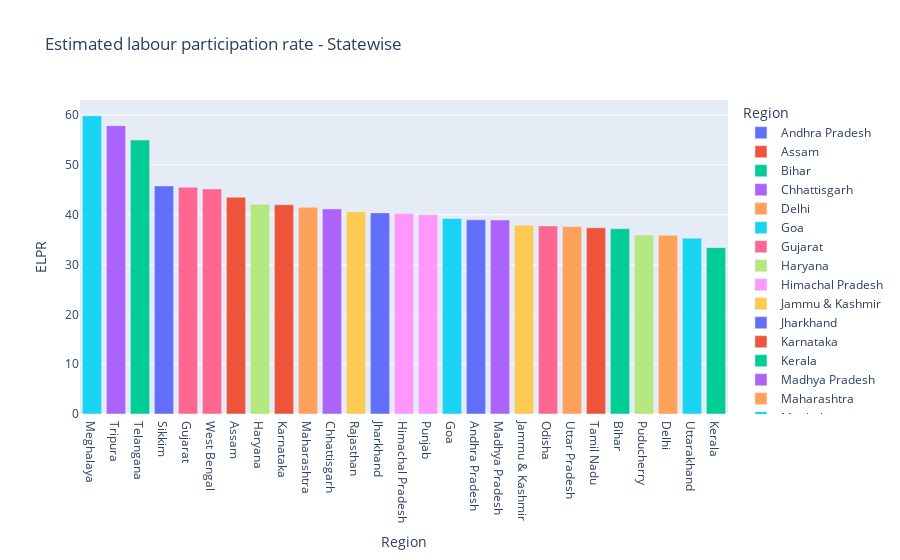

Notebook source saved alongside this figure:
### Code cell
fig = px.bar(State,x='Region',y='ELPR',color='Region',title='Estimated labour participation rate - Statewise')
fig.update_layout(xaxis={'categoryorder':'total descending'})
fig.show()

### Figure 1 — Plotly figure (JSON) as saved in the notebook; plotly's stock layout.template omitted (floating-point values rounded to 4 significant figures)
{"data": [{"alignmentgroup": "True", "hovertemplate": "Region=%{x}<br>ELPR=%{y}<extra></extra>", "legendgroup": "Andhra Pradesh", "marker": {"color": "#636efa", "pattern": {"shape": ""}}, "name": "Andhra Pradesh", "offsetgroup": "Andhra Pradesh", "orientation": "v", "showlegend": true, "textposition": "auto", "type": "bar", "x": ["Andhra Pradesh"], "xaxis": "x", "y": [38.96], "yaxis": "y"}, {"alignmentgroup": "True", "hovertemplate": "Region=%{x}<br>ELPR=%{y}<extra></extra>", "legendgroup": "Assam", "marker": {"color": "#EF553B", "pattern": {"shape": ""}}, "name": "Assam", "offsetgroup": "Assam", "orientation": "v", "showlegend": true, "textposition": "auto", "type": "bar", "x": ["Assam"], "xaxis": "x", "y": [43.5], "yaxis": "y"}, {"alignmentgroup": "True", "hovertemplate": "Region=%{x}<br>ELPR=%{y}<extra></extra>", "legendgroup": "Bihar", "marker": {"color": "#00cc96", "pattern": {"shape": ""}}, "name": "Bihar", "offsetgroup": "Bihar", "orientation": "v", "showlegend": true, "textposition": "auto", "type": "bar", "x": ["Bihar"], "xaxis": "x", "y": [37.17], "yaxis": "y"}, {"alignmentgroup": "True", "hovertemplate": "Region=%{x}<br>ELPR=%{y}<extra></extra>", "legendgroup": "Chhattisgarh", "marker": {"color": "#ab63fa", "pattern": {"shape": ""}}, "name": "Chhattisgarh", "offsetgroup": "Chhattisgarh", "orientation": "v", "showlegend": true, "textposition": "auto", "type": "bar", "x": ["Chhattisgarh"], "xaxis": "x", "y": [41.16], "yaxis": "y"}, {"alignmentgroup": "True", "hovertemplate": "Region=%{x}<br>ELPR=%{y}<extra></extra>", "legendgroup": "Delhi", "marker": {"color": "#FFA15A", "pattern": {"shape": ""}}, "name": "Delhi", "offsetgroup": "Delhi", "orientation": "v", "showlegend": true, "textposition": "auto", "type": "bar", "x": ["Delhi"], "xaxis": "x", "y": [35.86], "yaxis": "y"}, {"alignmentgroup": "True", "hovertemplate": "Region=%{x}<br>ELPR=%{y}<extra></extra>", "legendgroup": "Goa", "marker": {"color": "#19d3f3", "pattern": {"shape": ""}}, "name": "Goa", "offsetgroup": "Goa", "orientation": "v", "showlegend": true, "textposition": "auto", "type": "bar", "x": ["Goa"], "xaxis": "x", "y": [39.24], "yaxis": "y"}, {"alignmentgroup": "True", "hovertemplate": "Region=%{x}<br>ELPR=%{y}<extra></extra>", "legendgroup": "Gujarat", "marker": {"color": "#FF6692", "pattern": {"shape": ""}}, "name": "Gujarat", "offsetgroup": "Gujarat", "orientation": "v", "showlegend": true, "textposition": "auto", "type": "bar", "x": ["Gujarat"], "xaxis": "x", "y": [45.49], "yaxis": "y"}, {"alignmentgroup": "True", "hovertemplate": "Region=%{x}<br>ELPR=%{y}<extra></extra>", "legendgroup": "Haryana", "marker": {"color": "#B6E880", "pattern": {"shape": ""}}, "name": "Haryana", "offsetgroup": "Haryana", "orientation": "v", "showlegend": true, "textposition": "auto", "type": "bar", "x": ["Haryana"], "xaxis": "x", "y": [42.1], "yaxis": "y"}, {"alignmentgroup": "True", "hovertemplate": "Region=%{x}<br>ELPR=%{y}<extra></extra>", "legendgroup": "Himachal Pradesh", "marker": {"color": "#FF97FF", "pattern": {"shape": ""}}, "name": "Himachal Pradesh", "offsetgroup": "Himachal Pradesh", "orientation": "v", "showlegend": true, "textposition": "auto", "type": "bar", "x": ["Himachal Pradesh"], "xaxis": "x", "y": [40.25], "yaxis": "y"}, {"alignmentgroup": "True", "hovertemplate": "Region=%{x}<br>ELPR=%{y}<extra></extra>", "legendgroup": "Jammu & Kashmir", "marker": {"color": "#FECB52", "pattern": {"shape": ""}}, "name": "Jammu & Kashmir", "offsetgroup": "Jammu & Kashmir", "orientation": "v", "showlegend": true, "textposition": "auto", "type": "bar", "x": ["Jammu & Kashmir"], "xaxis": "x", "y": [37.89], "yaxis": "y"}, {"alignmentgroup": "True", "hovertemplate": "Region=%{x}<br>ELPR=%{y}<extra></extra>", "legendgroup": "Jharkhand", "marker": {"color": "#636efa", "pattern": {"shape": ""}}, "name": "Jharkhand", "offsetgroup": "Jharkhand", "orientation": "v", "showlegend": true, "textposition": "auto", "type": "bar", "x": ["Jharkhand"], "xaxis": "x", "y": [40.36], "yaxis": "y"}, {"alignmentgroup": "True", "hovertemplate": "Region=%{x}<br>ELPR=%{y}<extra></extra>", "legendgroup": "Karnataka", "marker": {"color": "#EF553B", "pattern": {"shape": ""}}, "name": "Karnataka", "offsetgroup": "Karnataka", "orientation": "v", "showlegend": true, "textposition": "auto", "type": "bar", "x": ["Karnataka"], "xaxis": "x", "y": [42], "yaxis": "y"}, {"alignmentgroup": "True", "hovertemplate": "Region=%{x}<br>ELPR=%{y}<extra></extra>", "legendgroup": "Kerala", "marker": {"color": "#00cc96", "pattern": {"shape": ""}}, "name": "Kerala", "offsetgroup": "Kerala", "orientation": "v", "showlegend": true, "textposition": "auto", "type": "bar", "x": ["Kerala"], "xaxis": "x", "y": [33.38], "yaxis": "y"}, {"alignmentgroup": "True", "hovertemplate": "Region=%{x}<br>ELPR=%{y}<extra></extra>", "legendgroup": "Madhya Pradesh", "marker": {"color": "#ab63fa", "pattern": {"shape": ""}}, "name": "Madhya Pradesh", "offsetgroup": "Madhya Pradesh", "orientation": "v", "showlegend": true, "textposition": "auto", "type": "bar", "x": ["Madhya Pradesh"], "xaxis": "x", "y": [38.93], "yaxis": "y"}, {"alignmentgroup": "True", "hovertemplate": "Region=%{x}<br>ELPR=%{y}<extra></extra>", "legendgroup": "Maharashtra", "marker": {"color": "#FFA15A", "pattern": {"shape": ""}}, "name": "Maharashtra", "offsetgroup": "Maharashtra", "orientation": "v", "showlegend": true, "textposition": "auto", "type": "bar", "x": ["Maharashtra"], "xaxis": "x", "y": [41.47], "yaxis": "y"}, {"alignmentgroup": "True", "hovertemplate": "Region=%{x}<br>ELPR=%{y}<extra></extra>", "legendgroup": "Meghalaya", "marker": {"color": "#19d3f3", "pattern": {"shape": ""}}, "name": "Meghalaya", "offsetgroup": "Meghalaya", "orientation": "v", "showlegend": true, "textposition": "auto", "type": "bar", "x": ["Meghalaya"], "xaxis": "x", "y": [59.86], "yaxis": "y"}, {"alignmentgroup": "True", "hovertemplate": "Region=%{x}<br>ELPR=%{y}<extra></extra>", "legendgroup": "Odisha", "marker": {"color": "#FF6692", "pattern": {"shape": ""}}, "name": "Odisha", "offsetgroup": "Odisha", "orientation": "v", "showlegend": true, "textposition": "auto", "type": "bar", "x": ["Odisha"], "xaxis": "x", "y": [37.75], "yaxis": "y"}, {"alignmentgroup": "True", "hovertemplate": "Region=%{x}<br>ELPR=%{y}<extra></extra>", "legendgroup": "Puducherry", "marker": {"color": "#B6E880", "pattern": {"shape": ""}}, "name": "Puducherry", "offsetgroup": "Puducherry", "orientation": "v", "showlegend": true, "textposition": "auto", "type": "bar", "x": ["Puducherry"], "xaxis": "x", "y": [35.92], "yaxis": "y"}, {"alignmentgroup": "True", "hovertemplate": "Region=%{x}<br>ELPR=%{y}<extra></extra>", "legendgroup": "Punjab", "marker": {"color": "#FF97FF", "pattern": {"shape": ""}}, "name": "Punjab", "offsetgroup": "Punjab", "orientation": "v", "showlegend": true, "textposition": "auto", "type": "bar", "x": ["Punjab"], "xaxis": "x", "y": [39.98], "yaxis": "y"}, {"alignmentgroup": "True", "hovertemplate": "Region=%{x}<br>ELPR=%{y}<extra></extra>", "legendgroup": "Rajasthan", "marker": {"color": "#FECB52", "pattern": {"shape": ""}}, "name": "Rajasthan", "offsetgroup": "Rajasthan", "orientation": "v", "showlegend": true, "textposition": "auto", "type": "bar", "x": ["Rajasthan"], "xaxis": "x", "y": [40.59], "yaxis": "y"}, {"alignmentgroup": "True", "hovertemplate": "Region=%{x}<br>ELPR=%{y}<extra></extra>", "legendgroup": "Sikkim", "marker": {"color": "#636efa", "pattern": {"shape": ""}}, "name": "Sikkim", "offsetgroup": "Sikkim", "orientation": "v", "showlegend": true, "textposition": "auto", "type": "bar", "x": ["Sikkim"], "xaxis": "x", "y": [45.76], "yaxis": "y"}, {"alignmentgroup": "True", "hovertemplate": "Region=%{x}<br>ELPR=%{y}<extra></extra>", "legendgroup": "Tamil Nadu", "marker": {"color": "#EF553B", "pattern": {"shape": ""}}, "name": "Tamil Nadu", "offsetgroup": "Tamil Nadu", "orientation": "v", "showlegend": true, "textposition": "auto", "type": "bar", "x": ["Tamil Nadu"], "xaxis": "x", "y": [37.38], "yaxis": "y"}, {"alignmentgroup": "True", "hovertemplate": "Region=%{x}<br>ELPR=%{y}<extra></extra>", "legendgroup": "Telangana", "marker": {"color": "#00cc96", "pattern": {"shape": ""}}, "name": "Telangana", "offsetgroup": "Telangana", "orientation": "v", "showlegend": true, "textposition": "auto", "type": "bar", "x": ["Telangana"], "xaxis": "x", "y": [54.97], "yaxis": "y"}, {"alignmentgroup": "True", "hovertemplate": "Region=%{x}<br>ELPR=%{y}<extra></extra>", "legendgroup": "Tripura", "marker": {"color": "#ab63fa", "pattern": {"shape": ""}}, "name": "Tripura", "offsetgroup": "Tripura", "orientation": "v", "showlegend": true, "textposition": "auto", "type": "bar", "x": ["Tripura"], "xaxis": "x", "y": [57.85], "yaxis": "y"}, {"alignmentgroup": "True", "hovertemplate": "Region=%{x}<br>ELPR=%{y}<extra></extra>", "legendgroup": "Uttar Pradesh", "marker": {"color": "#FFA15A", "pattern": {"shape": ""}}, "name": "Uttar Pradesh", "offsetgroup": "Uttar Pradesh", "orientation": "v", "showlegend": true, "textposition": "auto", "type": "bar", "x": ["Uttar Pradesh"], "xaxis": "x", "y": [37.61], "yaxis": "y"}, {"alignmentgroup": "True", "hovertemplate": "Region=%{x}<br>ELPR=%{y}<extra></extra>", "legendgroup": "Uttarakhand", "marker": {"color": "#19d3f3", "pattern": {"shape": ""}}, "name": "Uttarakhand", "offsetgroup": "Uttarakhand", "orientation": "v", "showlegend": true, "textposition": "auto", "type": "bar", "x": ["Uttarakhand"], "xaxis": "x", "y": [35.26], "yaxis": "y"}, {"alignmentgroup": "True", "hovertemplate": "Region=%{x}<br>ELPR=%{y}<extra></extra>", "legendgroup": "West Bengal", "marker": {"color": "#FF6692", "pattern": {"shape": ""}}, "name": "West Bengal", "offsetgroup": "West Bengal", "orientation": "v", "showlegend": true, "textposition": "auto", "type": "bar", "x": ["West Bengal"], "xaxis": "x", "y": [45.16], "yaxis": "y"}], "layout": {"barmode": "relative", "legend": {"title": {"text": "Region"}, "tracegroupgap": 0}, "title": {"text": "Estimated labour participation rate - Statewise"}, "xaxis": {"anchor": "y", "categoryarray": ["Andhra Pradesh", "Assam", "Bihar", "Chhattisgarh", "Delhi", "Goa", "Gujarat", "Haryana", "Himachal Pradesh", "Jammu & Kashmir", "Jharkhand", "Karnataka", "Kerala", "Madhya Pradesh", "Maharashtra", "Meghalaya", "Odisha", "Puducherry", "Punjab", "Rajasthan", "Sikkim", "Tamil Nadu", "Telangana", "Tripura", "Uttar Pradesh", "Uttarakhand", "West Bengal"], "categoryorder": "total descending", "domain": [0, 1], "title": {"text": "Region"}}, "yaxis": {"anchor": "x", "domain": [0, 1], "title": {"text": "ELPR"}}}}
